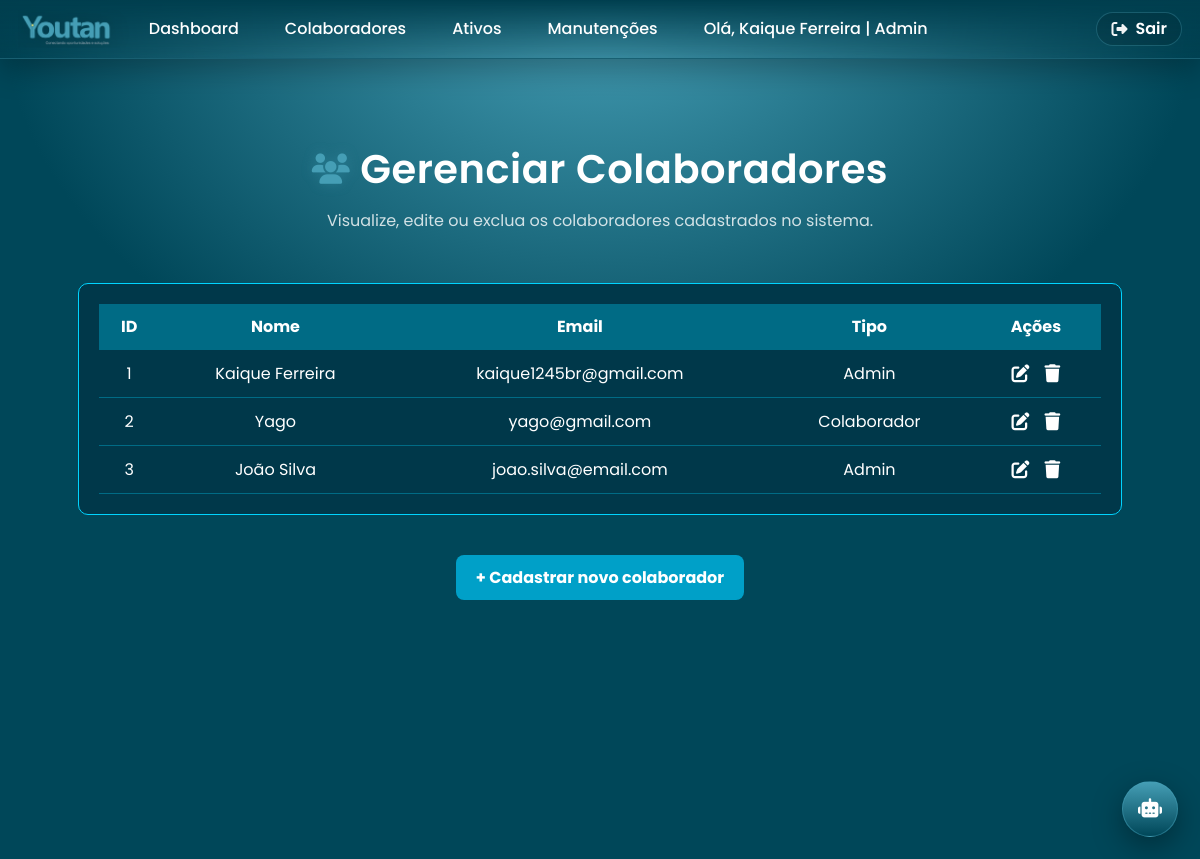
The page /php/colaboradores.php (signed in) on the database its author committed.
### tables this page shows
CREATE TABLE `usuarios` (
  `id_usuario` int(11) NOT NULL,
  `nome_usuario` varchar(255) NOT NULL,
  `email_usuario` varchar(255) NOT NULL,
  `senha_usuario` varchar(255) NOT NULL,
  `tipo_usuario` enum('Admin','Colaborador') NOT NULL
);

### php/colaboradores.php (the view, shortened to what this page needs)
<?php
include('conexao.php');
$stmt_colaborador = $conexao->prepare('SELECT * FROM usuarios');
$stmt_colaborador->execute();
$result_colaborador = $stmt_colaborador->get_result();
?>
<!DOCTYPE html>
<html lang="pt-br">
<head>
    <link rel="stylesheet" href="../css/colaboradores.css">
</head>
<body>
    <?php include_once('nav.php'); ?>
    <main>
        <div class="titulo">
            <h1><i class="fa-solid fa-users"></i> Gerenciar Colaboradores</h1>
            <p>Visualize, edite ou exclua os colaboradores cadastrados no sistema.</p>
        </div>
        <div class="tabela_container">
            <?php if ($result_colaborador->num_rows > 0): ?>
                <table class="tabela_usuarios">
                    <thead>
                        <tr>
                            <th>ID</th>
                            <th>Nome</th>
                            <th>Email</th>
                            <th>Tipo</th>
                            <th>Ações</th>
                        </tr>
                    </thead>
                    <tbody>
                        <?php while ($colaborador = $result_colaborador->fetch_assoc()): ?>
                            <tr>
                                <td><?php echo htmlspecialchars($colaborador['id_usuario']); ?></td>
                                <td><?php echo htmlspecialchars($colaborador['nome_usuario']); ?></td>
                                <td><?php echo htmlspecialchars($colaborador['email_usuario']); ?></td>
                                <td><?php echo htmlspecialchars($colaborador['tipo_usuario']); ?></td>
                                <td class="acoes">
                                    <a href="editar_usuarios.php?id=<?php echo urlencode($colaborador['id_usuario']); ?>"
                                        class="editar"
                                        data-id="<?php echo (int)$colaborador['id_usuario']; ?>"
                                        title="Editar">
                                        <i class="fa-solid fa-pen-to-square"></i>
                                    </a>
                                    <a href="#"
                                        class="excluir"
                                        title="Excluir"
                                        data-id="<?php echo htmlspecialchars($colaborador['id_usuario']); ?>"
                                        data-nome="<?php echo htmlspecialchars($colaborador['nome_usuario']); ?>">
                                        <i class="fa-solid fa-trash"></i>
                                    </a>
                                </td>
                            </tr>
                        <?php endwhile; ?>
                    </tbody>
                </table>
            <?php else: ?>
                <p>Nenhum colaborador cadastrado.</p>
            <?php endif; ?>
        </div>
        <a href="cadastrar_usuario.php" class="botao_adicionar">+ Cadastrar novo colaborador</a>
    </main>
</body>
</html>

### css/colaboradores.css (style rules this page uses)
:root { --brand-1: #459EB5; --brand-2: #004759; --brand-1-quiet: rgba(69, 158, 181, .15); --brand-2-quiet: rgba(0, 71, 89, .25); --text-on-dark: #FFFFFF; --text-muted: rgba(255, 255, 255, .8); --surface: rgba(0, 71, 89, .55); --surface-strong: rgba(0, 71, 89, .8); --border: rgba(69, 158, 181, .5); --shadow: 0 10px 30px rgba(0, 0, 0, .25); --radius-lg: 20px; --radius-md: 14px; --focus-ring: 0 0 0 3px var(--brand-1-quiet), 0 0 0 6px rgba(255, 255, 255, .15); }
* { margin: 0; padding: 0; box-sizing: border-box; font-family: "Poppins", system-ui, -apple-system, Segoe UI, Roboto, Arial, sans-serif; }
body { background: radial-gradient(ellipse 200% 200% at 50% 0%, var(--brand-1), var(--brand-2) 25%); background-attachment: fixed; background-repeat: no-repeat; background-size: cover; color: var(--text-on-dark); min-height: 100vh; }
main { display: flex; flex-direction: column; align-items: center; justify-content: flex-start; min-height: 100vh; padding: 80px 20px 50px; }
.titulo { text-align: center; margin-bottom: 30px; }
.titulo h1 { font-size: 2.5rem; font-weight: 600; color: var(--text-on-dark); display: inline-flex; align-items: center; gap: 10px; letter-spacing: 0.5px; margin-bottom: 10px; }
.titulo h1 i { color: var(--brand-1); font-size: 1.9rem; filter: drop-shadow(0 0 6px rgba(69, 158, 181, 0.3)); }
.titulo p { font-size: 1rem; color: var(--text-muted); font-weight: 400; max-width: 600px; margin: 0 auto; line-height: 1.5; }
.tabela_container { margin: 20px auto; width: 90%; background: #00384a; border-radius: 10px; padding: 20px; color: #fff; border: 1px solid #00d4ff; }
.tabela_usuarios { width: 100%; border-collapse: collapse; }
.tabela_usuarios th, .tabela_usuarios td { border-bottom: 1px solid #006b85; padding: 10px; text-align: center; }
.tabela_usuarios th { background: #006b85; font-weight: bold; }
.acoes a { color: #fff; margin: 0 5px; text-decoration: none; font-size: 18px; }
.botao_adicionar { display: inline-block; margin: 20px; padding: 10px 20px; background: #00a0c8; color: white; border-radius: 8px; text-decoration: none; font-weight: bold; }

### css/nav.css (style rules this page uses)
:root { --brand-1: #459EB5; --brand-2: #004759; --brand-1-quiet: rgba(69, 158, 181, .15); --brand-2-quiet: rgba(0, 71, 89, .25); --text: #FFFFFF; --text-muted: rgba(255, 255, 255, .8); --border: rgba(69, 158, 181, .35); --shadow: 0 10px 30px rgba(0, 0, 0, .28); --focus-ring: 0 0 0 3px var(--brand-1-quiet), 0 0 0 6px rgba(255, 255, 255, .2); --h-pad: clamp(10px, 2vw, 18px); --h-gap: clamp(10px, 2vw, 22px); }
* { box-sizing: border-box; }
html, body { margin: 0; }
body { font-family: "Poppins", system-ui, -apple-system, Segoe UI, Roboto, Arial, sans-serif; color: var(--text); }

### rows shown on the page
usuarios: id_usuario "1", nome_usuario "Kaique Ferreira", email_usuario "kaique1245br@gmail.com", tipo_usuario "Admin"
usuarios: id_usuario "2", nome_usuario "Yago", email_usuario "yago@gmail.com", tipo_usuario "Colaborador"
usuarios: id_usuario "3", nome_usuario "João Silva", email_usuario "joao.silva@email.com", tipo_usuario "Admin"

### other values the page prints
$nome_usuario "Kaique Ferreira"
$tipo_usuario "Admin"
